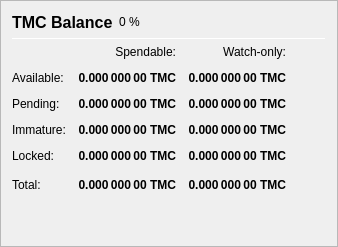
                   <widget class="QFrame" name="frame_Balances">
                    <property name="frameShape">
                     <enum>QFrame::StyledPanel</enum>
                    </property>
                    <property name="frameShadow">
                     <enum>QFrame::Raised</enum>
                    </property>
                    <layout class="QVBoxLayout" name="verticalLayout_4">
                     <item>
                      <layout class="QHBoxLayout" name="horizontalLayout_4">
                       <item>
                        <widget class="QLabel" name="label_5">
                         <property name="minimumSize">
                          <size>
                           <width>0</width>
                           <height>20</height>
                          </size>
                         </property>
                         <property name="font">
                          <font>
                           <pointsize>12</pointsize>
                           <weight>75</weight>
                           <bold>true</bold>
                          </font>
                         </property>
                         <property name="text">
                          <string>TMC Balance</string>
                         </property>
                        </widget>
                       </item>
                       <item>
                        <widget class="QLabel" name="labelTMCPercent">
                         <property name="text">
                          <string notr="true">0 %</string>
                         </property>
                        </widget>
                       </item>
                       <item>
                        <spacer name="horizontalSpacer_3">
                         <property name="orientation">
                          <enum>Qt::Horizontal</enum>
                         </property>
                         <property name="sizeHint" stdset="0">
                          <size>
                           <width>40</width>
                           <height>20</height>
                          </size>
                         </property>
                        </spacer>
                       </item>
                      </layout>
                     </item>
                     <item>
                      <widget class="Line" name="line_Balance">
                       <property name="minimumSize">
                        <size>
                         <width>0</width>
                         <height>1</height>
                        </size>
                       </property>
                       <property name="maximumSize">
                        <size>
                         <width>16777215</width>
                         <height>1</height>
                        </size>
                       </property>
                       <property name="orientation">
                        <enum>Qt::Horizontal</enum>
                       </property>
                      </widget>
                     </item>
                     <item>
                      <layout class="QGridLayout" name="gridLayout">
                       <property name="spacing">
                        <number>12</number>
                       </property>
                       <item row="0" column="1">
                        <widget class="QLabel" name="labelSpendable">
                         <property name="text">
                          <string>Spendable:</string>
                         </property>
                         <property name="alignment">
                          <set>Qt::AlignRight|Qt::AlignTrailing|Qt::AlignVCenter</set>
                         </property>
                        </widget>
                       </item>
                       <item row="0" column="2">
                        <widget class="QLabel" name="labelWatchonly">
                         <property name="text">
                          <string>Watch-only:</string>
                         </property>
                         <property name="alignment">
                          <set>Qt::AlignRight|Qt::AlignTrailing|Qt::AlignVCenter</set>
                         </property>
                        </widget>
                       </item>
                       <item row="1" column="0">
                        <widget class="QLabel" name="labelBalanceText">
                         <property name="text">
                          <string>Available:</string>
                         </property>
                        </widget>
                       </item>
                       <item row="1" column="1">
                        <widget class="QLabel" name="labelBalance">
                         <property name="font">
                          <font>
                           <weight>75</weight>
                           <bold>true</bold>
                          </font>
                         </property>
                         <property name="cursor">
                          <cursorShape>IBeamCursor</cursorShape>
                         </property>
                         <property name="toolTip">
                          <string>Your current spendable balance</string>
                         </property>
                         <property name="text">
                          <string notr="true">0.000 000 00 TMC</string>
                         </property>
                         <property name="alignment">
                          <set>Qt::AlignRight|Qt::AlignTrailing|Qt::AlignVCenter</set>
                         </property>
                         <property name="textInteractionFlags">
                          <set>Qt::LinksAccessibleByMouse|Qt::TextSelectableByKeyboard|Qt::TextSelectableByMouse</set>
                         </property>
                        </widget>
                       </item>
                       <item row="1" column="2">
                        <widget class="QLabel" name="labelWatchAvailable">
                         <property name="font">
                          <font>
                           <weight>75</weight>
                           <bold>true</bold>
                          </font>
                         </property>
                         <property name="cursor">
                          <cursorShape>IBeamCursor</cursorShape>
                         </property>
                         <property name="toolTip">
                          <string>Your current balance in watch-only addresses</string>
                         </property>
                         <property name="text">
                          <string notr="true">0.000 000 00 TMC</string>
                         </property>
                         <property name="alignment">
                          <set>Qt::AlignRight|Qt::AlignTrailing|Qt::AlignVCenter</set>
                         </property>
                         <property name="textInteractionFlags">
                          <set>Qt::LinksAccessibleByMouse|Qt::TextSelectableByKeyboard|Qt::TextSelectableByMouse</set>
                         </property>
                        </widget>
                       </item>
                       <item row="2" column="0">
                        <widget class="QLabel" name="labelPendingText">
                         <property name="text">
                          <string>Pending:</string>
                         </property>
                        </widget>
                       </item>
                       <item row="2" column="1">
                        <widget class="QLabel" name="labelUnconfirmed">
                         <property name="font">
                          <font>
                           <weight>75</weight>
                           <bold>true</bold>
                          </font>
                         </property>
                         <property name="cursor">
                          <cursorShape>IBeamCursor</cursorShape>
                         </property>
                         <property name="toolTip">
                          <string>Total of transactions that have yet to be confirmed, and do not yet count toward the spendable balance</string>
                         </property>
                         <property name="text">
                          <string notr="true">0.000 000 00 TMC</string>
                         </property>
                         <property name="alignment">
                          <set>Qt::AlignRight|Qt::AlignTrailing|Qt::AlignVCenter</set>
                         </property>
                         <property name="textInteractionFlags">
                          <set>Qt::LinksAccessibleByMouse|Qt::TextSelectableByKeyboard|Qt::TextSelectableByMouse</set>
                         </property>
                        </widget>
                       </item>
                       <item row="2" column="2">
                        <widget class="QLabel" name="labelWatchPending">
                         <property name="font">
                          <font>
                           <weight>75</weight>
                           <bold>true</bold>
                          </font>
                         </property>
                         <property name="cursor">
                          <cursorShape>IBeamCursor</cursorShape>
                         </property>
                         <property name="toolTip">
                          <string>Unconfirmed transactions to watch-only addresses</string>
                         </property>
                         <property name="text">
                          <string notr="true">0.000 000 00 TMC</string>
                         </property>
                         <property name="alignment">
                          <set>Qt::AlignRight|Qt::AlignTrailing|Qt::AlignVCenter</set>
                         </property>
                         <property name="textInteractionFlags">
                          <set>Qt::LinksAccessibleByMouse|Qt::TextSelectableByKeyboard|Qt::TextSelectableByMouse</set>
                         </property>
                        </widget>
                       </item>
                       <item row="3" column="0">
                        <widget class="QLabel" name="labelImmatureText">
                         <property name="text">
                          <string>Immature:</string>
                         </property>
                        </widget>
                       </item>
                       <item row="3" column="1">
                        <widget class="QLabel" name="labelImmature">
                         <property name="font">
                          <font>
                           <weight>75</weight>
                           <bold>true</bold>
                          </font>
                         </property>
                         <property name="cursor">
                          <cursorShape>IBeamCursor</cursorShape>
                         </property>
                         <property name="toolTip">
                          <string>Staked or masternode rewards that has not yet matured</string>
                         </property>
                         <property name="text">
                          <string notr="true">0.000 000 00 TMC</string>
                         </property>
                         <property name="alignment">
                          <set>Qt::AlignRight|Qt::AlignTrailing|Qt::AlignVCenter</set>
                         </property>
                         <property name="textInteractionFlags">
                          <set>Qt::LinksAccessibleByMouse|Qt::TextSelectableByKeyboard|Qt::TextSelectableByMouse</set>
                         </property>
                        </widget>
                       </item>
                       <item row="3" column="2">
                        <widget class="QLabel" name="labelWatchImmature">
                         <property name="font">
                          <font>
                           <weight>75</weight>
                           <bold>true</bold>
                          </font>
                         </property>
                         <property name="cursor">
                          <cursorShape>IBeamCursor</cursorShape>
                         </property>
                         <property name="toolTip">
                          <string>Staked or masternode rewards in watch-only addresses that has not yet matured</string>
                         </property>
                         <property name="text">
                          <string notr="true">0.000 000 00 TMC</string>
                         </property>
                         <property name="alignment">
                          <set>Qt::AlignRight|Qt::AlignTrailing|Qt::AlignVCenter</set>
                         </property>
                         <property name="textInteractionFlags">
                          <set>Qt::LinksAccessibleByMouse|Qt::TextSelectableByKeyboard|Qt::TextSelectableByMouse</set>
                         </property>
                        </widget>
                       </item>
                       <item row="4" column="0">
                        <widget class="QLabel" name="labelLockedBalanceText">
                         <property name="toolTip">
                          <string>Locked TMC or Masternode collaterals. These are excluded from zTMC minting.</string>
                         </property>
                         <property name="text">
                          <string>Locked:</string>
                         </property>
                        </widget>
                       </item>
                       <item row="4" column="1">
                        <widget class="QLabel" name="labelLockedBalance">
                         <property name="font">
                          <font>
                           <weight>75</weight>
                           <bold>true</bold>
                          </font>
                         </property>
                         <property name="cursor">
                          <cursorShape>IBeamCursor</cursorShape>
                         </property>
                         <property name="toolTip">
                          <string>Locked TMC or Masternode collaterals. These are excluded from zTMC minting.</string>
                         </property>
                         <property name="text">
                          <string notr="true">0.000 000 00 TMC</string>
                         </property>
                         <property name="alignment">
                          <set>Qt::AlignRight|Qt::AlignTrailing|Qt::AlignVCenter</set>
                         </property>
                         <property name="textInteractionFlags">
                          <set>Qt::LinksAccessibleByMouse|Qt::TextSelectableByKeyboard|Qt::TextSelectableByMouse</set>
                         </property>
                        </widget>
                       </item>
                       <item row="4" column="2">
                        <widget class="QLabel" name="labelWatchLocked">
                         <property name="font">
                          <font>
                           <weight>75</weight>
                           <bold>true</bold>
                          </font>
                         </property>
                         <property name="cursor">
                          <cursorShape>IBeamCursor</cursorShape>
                         </property>
                         <property name="toolTip">
                          <string>Current locked balance in watch-only addresses</string>
                         </property>
                         <property name="text">
                          <string notr="true">0.000 000 00 TMC</string>
                         </property>
                         <property name="alignment">
                          <set>Qt::AlignRight|Qt::AlignTrailing|Qt::AlignVCenter</set>
                         </property>
                         <property name="textInteractionFlags">
                          <set>Qt::LinksAccessibleByMouse|Qt::TextSelectableByKeyboard|Qt::TextSelectableByMouse</set>
                         </property>
                        </widget>
                       </item>
                       <item row="5" column="0">
                        <widget class="QLabel" name="labelTotalText">
                         <property name="text">
                          <string>Total:</string>
                         </property>
                         <property name="toolTip">
                          <string>Your current Timicoin balance, unconfirmed and immature transactions included</string>
                         </property>
                        </widget>
                       </item>
                       <item row="5" column="1">
                        <widget class="QLabel" name="labelTotal">
                         <property name="font">
                          <font>
                           <weight>75</weight>
                           <bold>true</bold>
                          </font>
                         </property>
                         <property name="cursor">
                          <cursorShape>IBeamCursor</cursorShape>
                         </property>
                         <property name="toolTip">
                          <string>Your current Timicoin balance, unconfirmed and immature transactions included</string>
                         </property>
                         <property name="text">
                          <string notr="true">0.000 000 00 TMC</string>
                         </property>
                         <property name="alignment">
                          <set>Qt::AlignRight|Qt::AlignTrailing|Qt::AlignVCenter</set>
                         </property>
                         <property name="textInteractionFlags">
                          <set>Qt::LinksAccessibleByMouse|Qt::TextSelectableByKeyboard|Qt::TextSelectableByMouse</set>
                         </property>
                        </widget>
                       </item>
                       <item row="5" column="2">
                        <widget class="QLabel" name="labelWatchTotal">
                         <property name="font">
                          <font>
                           <weight>75</weight>
                           <bold>true</bold>
                          </font>
                         </property>
                         <property name="cursor">
                          <cursorShape>IBeamCursor</cursorShape>
                         </property>
                         <property name="toolTip">
                          <string>Current total balance in watch-only addresses</string>
                         </property>
                         <property name="text">
                          <string notr="true">0.000 000 00 TMC</string>
                         </property>
                         <property name="alignment">
                          <set>Qt::AlignRight|Qt::AlignTrailing|Qt::AlignVCenter</set>
                         </property>
                         <property name="textInteractionFlags">
                          <set>Qt::LinksAccessibleByMouse|Qt::TextSelectableByKeyboard|Qt::TextSelectableByMouse</set>
                         </property>
                        </widget>
                       </item>
                       <item row="5" column="3">
                        <spacer name="horizontalSpacer_9">
                         <property name="orientation">
                          <enum>Qt::Horizontal</enum>
                         </property>
                         <property name="sizeHint" stdset="0">
                          <size>
                           <width>40</width>
                           <height>20</height>
                          </size>
                         </property>
                        </spacer>
                       </item>
                      </layout>
                     </item>
                     <item>
                      <spacer name="verticalSpacer_3">
                       <property name="orientation">
                        <enum>Qt::Vertical</enum>
                       </property>
                       <property name="sizeHint" stdset="0">
                        <size>
                         <width>20</width>
                         <height>40</height>
                        </size>
                       </property>
                      </spacer>
                     </item>
                    </layout>
                   </widget>
